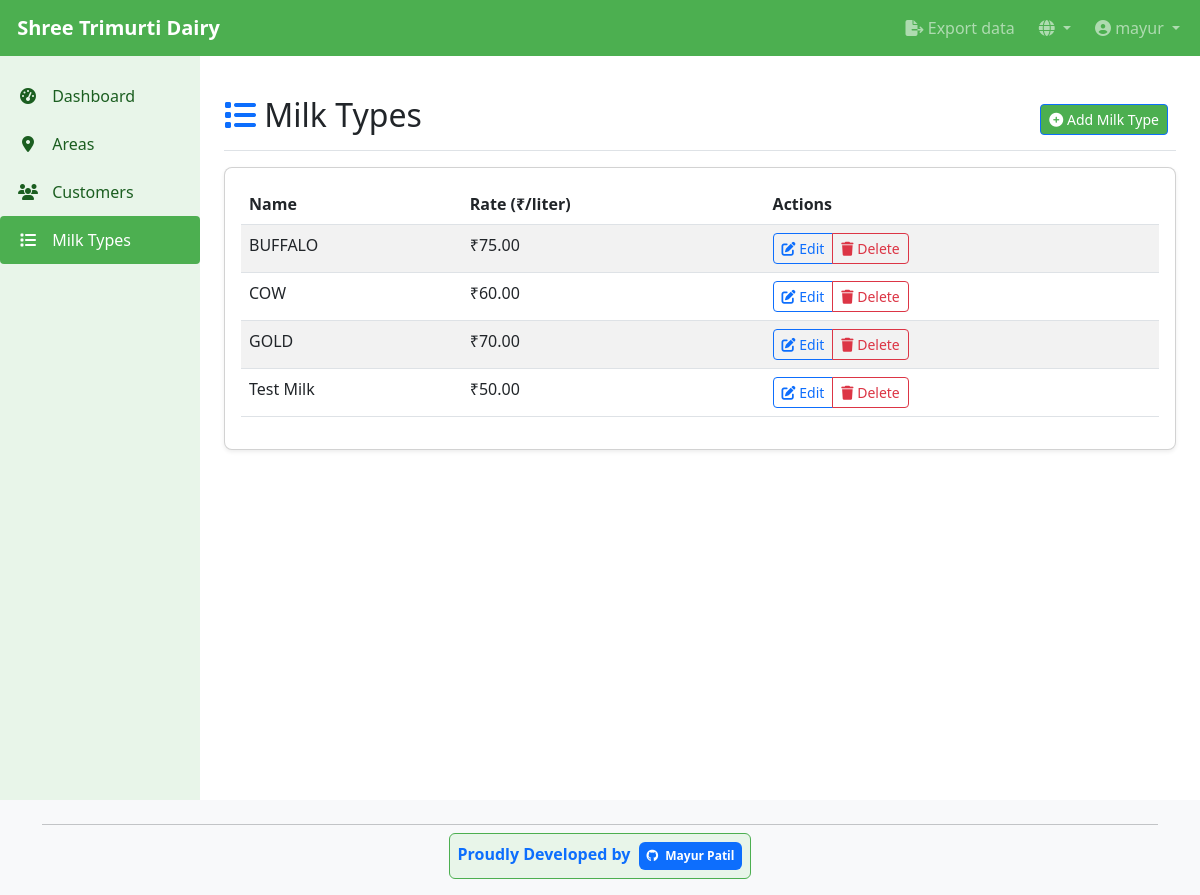
The app's page /en/dairy/milk-types/ (signed in) with its own data.
### dairy_app/models.py (models this page shows, shortened)
class MilkType(models.Model):
    name = models.CharField(max_length=100)
    rate_per_liter = models.DecimalField(max_digits=10, decimal_places=2, help_text=_('Rate in Rs per liter'))
    class Meta:
        ordering = ['name']

### dairy_app/views.py (the view)
# urls.py: path('milk-types/', views.MilkTypeListView.as_view(), name='milk_type_list'),
class MilkTypeListView(LoginRequiredMixin, ListView):
    model = MilkType
    template_name = 'dairy_app/milk_type_list.html'
    context_object_name = 'milk_types'
    def get_queryset(self):
        return MilkType.objects.all()

### dairy_app/templates/dairy_app/milk_type_list.html (shortened to what this page needs)
{% extends 'base.html' %}
{% load i18n %}
{% block content %}
<div class="d-flex justify-content-between flex-wrap flex-md-nowrap align-items-center pt-3 pb-2 mb-3 border-bottom">
    <h1 class="h2"><i class="fas fa-list text-primary"></i> {% trans "Milk Types" %}</h1>
    <div class="btn-toolbar mb-2 mb-md-0">
        <div class="btn-group me-2">
            <a href="{% url 'milk_type_add' %}" class="btn btn-sm btn-primary">
                <i class="fas fa-plus-circle"></i> {% trans "Add Milk Type" %}
            </a>
        </div>
    </div>
</div>
<div class="card">
    <div class="card-body">
        {% if milk_types %}
        <div class="table-responsive">
            <table class="table table-striped table-hover">
                <thead>
                    <tr>
                        <th>{% trans "Name" %}</th>
                        <th>{% trans "Rate" %} (₹/{% trans "liter" %})</th>
                        <th>{% trans "Actions" %}</th>
                    </tr>
                </thead>
                <tbody>
                    {% for milk_type in milk_types %}
                    <tr>
                        <td>{{ milk_type.name }}</td>
                        <td>₹{{ milk_type.rate_per_liter|floatformat:2 }}</td>
                        <td>
                            <div class="btn-group btn-group-sm">
                                <a href="{% url 'milk_type_edit' milk_type.id %}" class="btn btn-outline-primary">
                                    <i class="fas fa-edit"></i> {% trans "Edit" %}
                                </a>
                                <a href="{% url 'milk_type_delete' milk_type.id %}" class="btn btn-outline-danger">
                                    <i class="fas fa-trash"></i> {% trans "Delete" %}
                                </a>
                            </div>
                        </td>
                    </tr>
                    {% endfor %}
                </tbody>
            </table>
        </div>
        {% endif %}
    </div>
</div>
{% endblock %}

### templates/base.html (shortened to what this page needs)
<!DOCTYPE html>
<html lang="{% if LANGUAGE_CODE %}{{ LANGUAGE_CODE }}{% else %}en{% endif %}">
<head>
    {% load i18n %}
    <link href="https://cdn.jsdelivr.net/npm/bootstrap@5.3.0/dist/css/bootstrap.min.css" rel="stylesheet">
    <link href="https://cdnjs.cloudflare.com/ajax/libs/font-awesome/6.4.0/css/all.min.css" rel="stylesheet">
</head>
<body>
    <nav class="navbar navbar-expand-lg navbar-dark fixed-top">
        <div class="container-fluid">
            <a class="navbar-brand" href="{% url 'dashboard' %}">
                 {% trans "Shree Trimurti Dairy" %}
            </a>
            <div class="collapse navbar-collapse" id="navbarNav">
                <ul class="navbar-nav">
                    {% if user.is_authenticated %}
                    <li class="nav-item me-2">
                        <a class="nav-link {% if request.resolver_match.url_name == 'customer_export' %}active{% endif %}" href="{% url 'customer_export' %}">
                            <i class="fas fa-file-export"></i> {% trans "Export data" %}
                        </a>
                    </li>
                    <li class="nav-item dropdown me-2">
                        <a class="nav-link dropdown-toggle" href="#" id="languageDropdown" role="button" data-bs-toggle="dropdown" aria-expanded="false">
                            <i class="fas fa-globe"></i>
                        </a>
                            {% load i18n %}
                            {% get_current_language as LANGUAGE_CODE %}
                            {% get_available_languages as LANGUAGES %}
                            {% get_language_info_list for LANGUAGES as languages %}
                    </li>
                    <li class="nav-item dropdown">
                        <a class="nav-link dropdown-toggle" href="#" id="navbarDropdown" role="button" data-bs-toggle="dropdown" aria-expanded="false">
                            <i class="fas fa-user-circle"></i> {{ user.username }}
                        </a>
                    </li>
                    {% else %}
                    <li class="nav-item">
                        <a class="nav-link" href="{% url 'login' %}">{% trans "Login" %}</a>
                    </li>
                    {% endif %}
                </ul>
            </div>
        </div>
    </nav>
    <div class="container-fluid">
        <div class="row">
            {% if user.is_authenticated %}
            <div class="col-lg-2 d-none d-lg-block sidebar collapse" id="sidebar">
                <div class="position-sticky pt-3">
                    <ul class="nav flex-column">
                        <li class="nav-item">
                            <a class="nav-link {% if request.resolver_match.url_name == 'dashboard' %}active{% endif %}" href="{% url 'dashboard' %}">
                                <i class="fas fa-tachometer-alt"></i> {% trans "Dashboard" %}
                            </a>
                        </li>
                        <li class="nav-item">
                            <a class="nav-link {% if 'area' in request.resolver_match.url_name %}active{% endif %}" href="{% url 'area_list' %}">
                                <i class="fas fa-map-marker-alt"></i> {% trans "Areas" %}
                            </a>
                        </li>
                        <li class="nav-item">
                            <a class="nav-link {% if 'customer' in request.resolver_match.url_name %}active{% endif %}" href="{% url 'customer_list' %}">
                                <i class="fas fa-users"></i> {% trans "Customers" %}
                            </a>
                        </li>
                        <li class="nav-item">
                            <a class="nav-link {% if 'milk_type' in request.resolver_match.url_name %}active{% endif %}" href="{% url 'milk_type_list' %}">
                                <i class="fas fa-list"></i> {% trans "Milk Types" %}
                            </a>
                        </li>
                    </ul>
                </div>
            </div>
            {% endif %}
            <main class="{% if user.is_authenticated %}col-12 col-lg-10{% else %}col-12{% endif %} main-content">
                {% block content %}{% endblock %}
            </main>
        </div>
    </div>
    <footer class="footer mt-auto py-3 bg-light">
        <div class="container">
            <div class="row">
                <div class="col-12 text-center">
                    <hr class="my-2">
                    <div class="developer-credit p-2 d-inline-block rounded" style="background-color: var(--light-color); border: 1px solid var(--primary-color);">
                        <strong class="text-primary">{% trans "Proudly Developed by" %}</strong>
                        <a href="https://github.com/mayur5204" target="_blank" class="text-decoration-none ms-1">
                            <span class="badge bg-primary p-2">
                                <i class="fab fa-github me-1"></i> Mayur Patil
                            </span>
                        </a>
                    </div>
                </div>
            </div>
        </div>
    </footer>
</body>
</html>

### templates/base.html (style rules this page uses)
:root { --primary-color: #4CAF50; --accent-color: #FFC107; --light-color: #E8F5E9; --dark-color: #1B5E20; }
body { padding-top: 56px; min-height: 100vh; display: flex; flex-direction: column; padding-bottom: 60px; }
.navbar { background-color: var(--primary-color); }
.navbar-brand { font-weight: bold; }
.sidebar { background-color: var(--light-color); min-height: calc(100vh - 56px); padding-right: 0; padding-left: 0; }
.sidebar .nav-link { color: var(--dark-color); padding: 0.75rem 1rem; border-radius: 0.25rem; }
.sidebar .nav-link.active { background-color: var(--primary-color); color: white; }
.sidebar .nav-link i { margin-right: 0.5rem; width: 24px; text-align: center; }
.card { margin-bottom: 1.5rem; border-radius: 0.5rem; box-shadow: 0 0.125rem 0.25rem rgba(0, 0, 0, 0.075); }
.btn-primary { background-color: var(--primary-color); border-color: var (--primary-color); }
.main-content { flex: 1; padding: 1.5rem; }
footer { background-color: var(--light-color); padding: 1rem 0; margin-top: auto; }
@media (min-width: 992px) { body { padding-bottom: 0; } }

### records on screen
MilkType: name "BUFFALO", rate_per_liter "75.00"
MilkType: name "COW", rate_per_liter "60.00"
MilkType: name "GOLD", rate_per_liter "70.00"
MilkType: name "Test Milk", rate_per_liter "50.00"

### other values on screen
{{ user.username }} "mayur"
